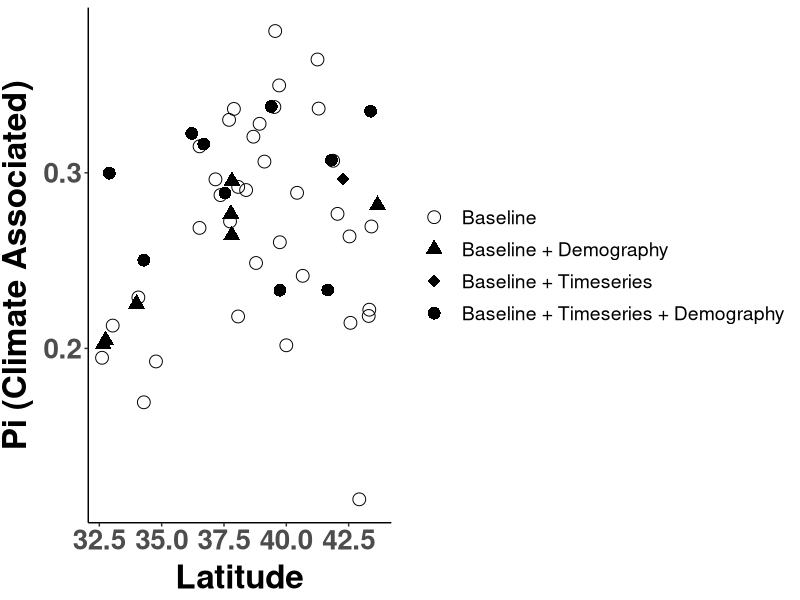

Recreate this plot in R. (Note: this script raises an error after producing the figure.)
##################################################################################
## Pi Latitude Plots
## Author Daniel Anstett
## 
## 
## Last Modified Jan 20, 2023
###################################################################################

# Remove objects and clear workspace
rm(list = ls(all=TRUE))

#Library install and import
library(tidyverse) 
library(car)
library(ggrepel)
library(RColorBrewer)
library(cowplot)

###################################################################################
#Import data & Prepare data frame
#Baseline & Timeseries
all_pop <- read_csv("data/genomic_data/Baseline_Timeseries_pops_final2.csv")%>% filter(Paper_ID<56) %>% filter(Paper_ID!=12)

all_pop <- all_pop %>% mutate()

#Pi
pi_df <- read_csv("data/genomic_data/baseline_pi.csv")
#mean(pi_df$pi_all_snps)
pi_all_pop <-left_join(all_pop,pi_df,by=c("Paper_ID"="Site"))
###################################################################################

#stats
lm1 <- lm(pi_snp_set~Lat,data=pi_all_pop)
summary(lm1)
Anova(lm1,type="III")

lm2 <- lm(pi_snp_set~poly(Lat,2),data=pi_all_pop)
summary(lm2)
Anova(lm2,type="III")

lm3 <- lm(pi_all_snps~Lat,data=pi_all_pop)
summary(lm3)
Anova(lm3,type="III")

lm4 <- lm(pi_snp_set~pi_all_snps,data=pi_all_pop)
summary(lm4)
Anova(lm4,type="III")


###########################################################################################################
#Make Latitude-pi graphs

# N-S color gradient

#color.list <- c("Baseline"="grey40","Timeseries_Demography"="red","Timeseries"="cyan2","Demography"="orange")



#Pi (Climate-Associated) vs. Latitude
ggplot(pi_all_pop, aes(x=Lat, y=pi_snp_set,shape=Type)) + 
  #geom_point(aes(fill=as.factor(round(Lat, 1))),shape=21,size =6)+
  geom_point(aes(x=Lat,y=pi_snp_set),size =4)+
  #stat_smooth(method=lm,color="black",formula = y ~ x+I(x^2))+
  scale_y_continuous(name="Pi (Climate Associated)")+
  scale_x_continuous(name="Latitude")+
  #,breaks=c(0.025,0.03,0.035,0.04,0.045))+
  scale_shape_manual(values = c(1,17,18,16))+
  #scale_fill_manual(values=color.list) +
  theme_classic() + theme(
    axis.text.x = element_text(size=20, face="bold"),
    axis.text.y = element_text(size=20,face="bold"),
    axis.title.x = element_text(color="black", size=24, vjust = 0.5, face="bold"),
    axis.title.y = element_text(color="black", size=24,vjust = 1.7, face="bold",hjust=0.5),
    legend.title = element_blank(),#legend.position="none",
    legend.text = element_text(size = 14),  # Increase the size of the legend text
    legend.key.size = unit(2, "lines"),  # Increase the size of the legend dots
    legend.key.height = unit(1.6, "lines") #Reduce height
  )
ggsave("Graphs/Pi_latitude/1_lat_pi_snp_set.pdf",width=11, height = 5.5, units = "in")


#Pi (Genome-wide) vs. Latitude
ggplot(pi_all_pop, aes(x=Lat, y=pi_all_snps,shape=Type)) + 
  #geom_point(aes(fill=as.factor(round(Lat, 1))),shape=21,size =6)+
  geom_point(aes(x=Lat,y=pi_all_snps),size =4)+
  #stat_smooth(method =lm,color="black")+
  scale_y_continuous(name="Pi (Genome-Wide)")+
  scale_x_continuous(name="Latitude")+
  #,breaks=c(0.025,0.03,0.035,0.04,0.045))+
  scale_shape_manual(values = c(1,17,18,16))+
  #scale_fill_manual(values=color.list) +
  theme_classic() + theme(
    axis.text.x = element_text(size=20, face="bold"),
    axis.text.y = element_text(size=20,face="bold"),
    axis.title.x = element_text(color="black", size=24, vjust = 0.5, face="bold"),
    axis.title.y = element_text(color="black", size=24,vjust = 1.7, face="bold",hjust=0.5),
    legend.title = element_blank(), #legend.position="none",
    legend.text = element_text(size = 14),  # Increase the size of the legend text
    legend.key.size = unit(2, "lines"),  # Increase the size of the legend dots
    legend.key.height = unit(1.6, "lines") #Reduce height
  )
ggsave("Graphs/Pi_latitude/2_lat_pi_global.pdf",width=11, height = 5.5, units = "in")


#Adaptive vs neutral Pi
ggplot(pi_all_pop, aes(x=pi_all_snps, y=pi_snp_set,shape=Type)) + 
  #geom_point(aes(fill=as.factor(round(Lat, 1))),shape=21,size =6)+
  geom_point(aes(x=pi_all_snps,y=pi_snp_set),size =4)+
  #stat_smooth(method =lm,color="black")+
  scale_y_continuous(name="Pi (Climate Associated)", breaks=c(0, 0.1, 0.2, 0.3, 0.4)) +
  scale_x_continuous(name="Pi (Genome-Wide)", breaks=c(0, 0.1, 0.2, 0.3)) +
  scale_shape_manual(values = c(1,17,18,16))+
  #scale_fill_manual(values=color.list) +
  theme_classic() + theme(
    axis.text.x = element_text(size=20, face="bold"),
    axis.text.y = element_text(size=20,face="bold"),
    axis.title.x = element_text(color="black", size=24, vjust = 0.5, face="bold"),
    axis.title.y = element_text(color="black", size=24,vjust = 1.7, face="bold",hjust=0.5),
    legend.title = element_blank(),
    legend.text = element_text(size = 14),  # Increase the size of the legend text
    legend.key.size = unit(2, "lines"),  # Increase the size of the legend dots
    legend.key.height = unit(1.6, "lines") #Reduce height
  )
ggsave("Graphs/Pi_latitude/3_pi_vs_pi.pdf",width=11, height = 5.5, units = "in")




#Pi  
ggplot(pi_all_pop, aes(x=Lat, y=pi_snp_set,fill=Type)) + 
  #geom_point(aes(fill=as.factor(round(Lat, 1))),shape=21,size =6)+
  geom_point(aes(x=Lat,y=pi_snp_set),shape=21,size =4)+
  #stat_smooth(method=lm,color="black",formula = y ~ x+I(x^2))+
  scale_y_continuous(name="Pi (Climate Associated)")+
  scale_x_continuous(name="Latitude")+
  #,breaks=c(0.025,0.03,0.035,0.04,0.045))+
  scale_fill_manual(values=color.list) +
  theme_classic() + theme(
    axis.text.x = element_text(size=20, face="bold"),
    axis.text.y = element_text(size=20,face="bold"),
    axis.title.x = element_text(color="black", size=24, vjust = 0.5, face="bold"),
    axis.title.y = element_text(color="black", size=24,vjust = 1.7, face="bold",hjust=0.5),
    legend.title = element_blank(),
    legend.text = element_text(size = 14),  # Increase the size of the legend text
    legend.key.size = unit(2, "lines"),  # Increase the size of the legend dots
    legend.key.height = unit(1.6, "lines") #Reduce height
  )
ggsave("Graphs/Pi_latitude/legend.pdf",width=6, height = 5.5, units = "in")




####################### Old with colors ####################### 

#Pi  
ggplot(pi_all_pop, aes(x=Lat, y=pi_snp_set,fill=Type)) + 
  #geom_point(aes(fill=as.factor(round(Lat, 1))),shape=21,size =6)+
  geom_point(aes(x=Lat,y=pi_snp_set),shape=21,size =4)+
  #stat_smooth(method=lm,color="black",formula = y ~ x+I(x^2))+
  scale_y_continuous(name="Pi (Climate Associated)")+
  scale_x_continuous(name="Latitude")+
  #,breaks=c(0.025,0.03,0.035,0.04,0.045))+
  scale_fill_manual(values=color.list) +
  theme_classic() + theme(
    axis.text.x = element_text(size=20, face="bold"),
    axis.text.y = element_text(size=20,face="bold"),
    axis.title.x = element_text(color="black", size=24, vjust = 0.5, face="bold"),
    axis.title.y = element_text(color="black", size=24,vjust = 1.7, face="bold",hjust=0.5),
    legend.title = element_blank(),legend.position="none",
    legend.text = element_text(size = 14),  # Increase the size of the legend text
    legend.key.size = unit(2, "lines"),  # Increase the size of the legend dots
    legend.key.height = unit(1.6, "lines") #Reduce height
  )
#ggsave("Graphs/Pi_latitude/1_lat_pi_snp_set.pdf",width=6, height = 5.5, units = "in")
